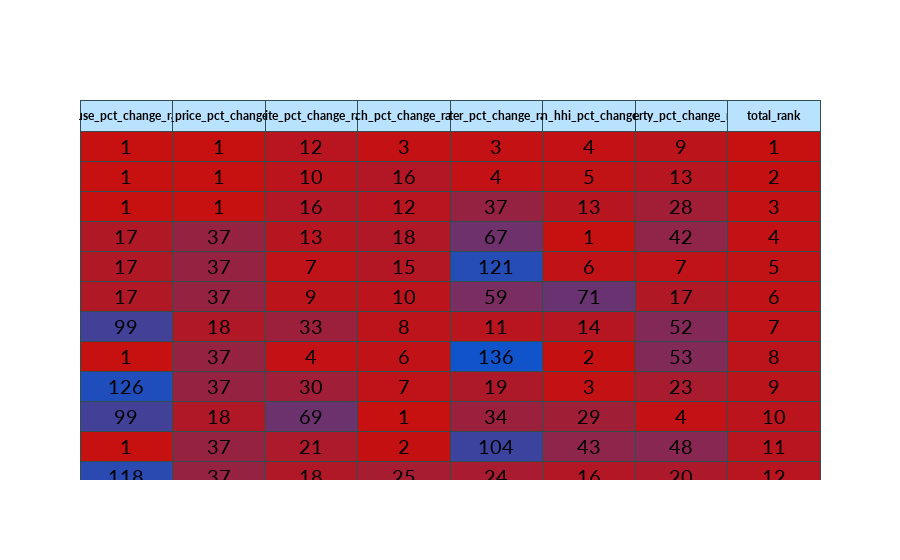

Notebook code cell kept with this figure:
### Code cell
colors = n_colors('rgb(200, 15, 15)', 'rgb(0, 90, 220)', 150, colortype='rgb')

fig = go.Figure(data=[go.Table(
    #columnwidth = [15,170,15,35,35],
    header=dict(values=['<b>' + x + '</b>' for x in list(gentrification_rank_table.columns)],
                fill_color='#b9e2ff',
                line_color='darkslategray',
                align='center',
                font=dict(color='black', family="Lato", size=12),
                height=30
                ),
    cells=dict(values=[gentrification_rank_table[column] for column in gentrification_rank_table.columns],
               fill_color=[np.array(colors)[
                   gentrification_rank_table[column].to_numpy()] for column in gentrification_rank_table.columns],
               line_color='darkslategray',
               align='center',
               font=dict(color='black', family="Lato", size=20),
               height=30
               ))
])

# fig.update_layout(
# title="<b>Gentrification Feature Rank by Census Tract</b>",
# font=dict(
#     family="Lato",
#     size=18,
#     color="#000000"))

fig.show()

#fig.write_html("/Users/mattparker/Documents/nss_projects/airbnb-sentiments/plotly_vis/feature_table.html")
#py.plot(fig, filename = 'feature_table', auto_open=True)

### Figure 1 — Plotly figure (JSON) as saved in the notebook; plotly's stock layout.template omitted (floating-point values rounded to 4 significant figures; data arrays with more than 128 entries replaced by an {"elided": "..."} marker saying what was removed)
{"data": [{"cells": {"align": "center", "fill": {"color": {"elided": "8x22 str values"}}, "font": {"color": "black", "family": "Lato", "size": 20}, "height": 30, "line": {"color": "darkslategray"}, "values": {"elided": "8x22 int values"}}, "header": {"align": "center", "fill": {"color": "#b9e2ff"}, "font": {"color": "black", "family": "Lato", "size": 12}, "height": 30, "line": {"color": "darkslategray"}, "values": ["<b>house_pct_change_rank</b>", "<b>rental_price_pct_change_rank</b>", "<b>white_pct_change_rank</b>", "<b>bach_pct_change_rank</b>", "<b>renter_pct_change_rank</b>", "<b>median_hhi_pct_change_rank</b>", "<b>poverty_pct_change_rank</b>", "<b>total_rank</b>"]}, "type": "table"}], "layout": {}}
